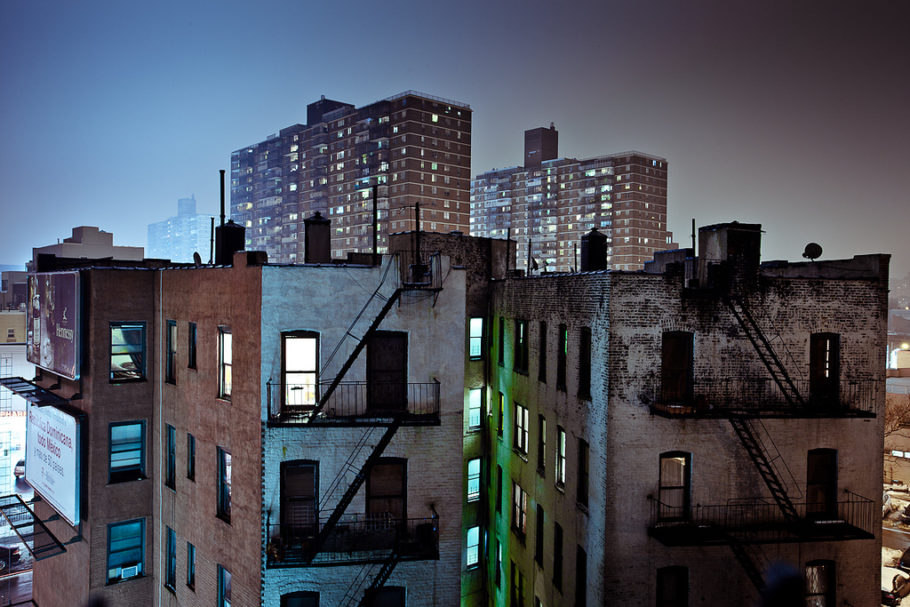
//> input picture brooklyn.jpg, 910 x 607 px
$ ./filtroespacial brooklyn.jpg   (built with g++ and OpenCV 4)
//> lines starting //> are read from the running program, lines starting //| are printed output that depends on the picture
#include <iostream>
#include <opencv2/opencv.hpp>

void printmask(cv::Mat& m);
void applyFilters(cv::Mat& frame, cv::Mat& result, const cv::Mat& mask, bool absolut);

int main(int argc, char** argv) {
  if (argc != 2) {
    std::cout << "Uso: " << argv[0] << " <caminho_para_imagem>\n";
    return -1;
  }

  cv::Mat frame = cv::imread(argv[1]);
//> frame is the input picture: 607 rows x 910 cols, CV_8UC3; mean B, G, R 90.4, 79.7, 75.7
  if (frame.empty()) {
    std::cout << "Imagem não encontrada ou não pode ser lida\n";
    return -1;
  }

  float media[] = {0.1111, 0.1111, 0.1111, 0.1111, 0.1111,
                   0.1111, 0.1111, 0.1111, 0.1111};
  float gauss[] = {0.0625, 0.125,  0.0625, 0.125, 0.25,
                   0.125,  0.0625, 0.125,  0.0625};
  float horizontal[] = {-1, 0, 1, -2, 0, 2, -1, 0, 1};
  float vertical[] = {-1, -2, -1, 0, 0, 0, 1, 2, 1};
  float laplacian[] = {0, -1, 0, -1, 4, -1, 0, -1, 0};
  float laplacianOfGaussian[] = {0.0625, 0.125,  0.0625, 0.125, 0.25,
                                 0.125,  0.0625, 0.125,  0.0625, -1, -1, -1, -1, -8, -1, -1, -1, -1};

  cv::Mat mask(3, 3, CV_32F);
  cv::Mat result, resultLoG;
  int absolut = 1;  // calcs abs of the image
  char key = 0;

  cv::namedWindow("filtroespacial", cv::WINDOW_NORMAL);
  cv::namedWindow("original", cv::WINDOW_NORMAL);

  mask = cv::Mat(3, 3, CV_32F, media);

  while (key != 27) {
    applyFilters(frame, result, mask, absolut);
//> in applyFilters, `cv::cvtColor(frame, framegray, cv::COLOR_BGR2GRAY);`:
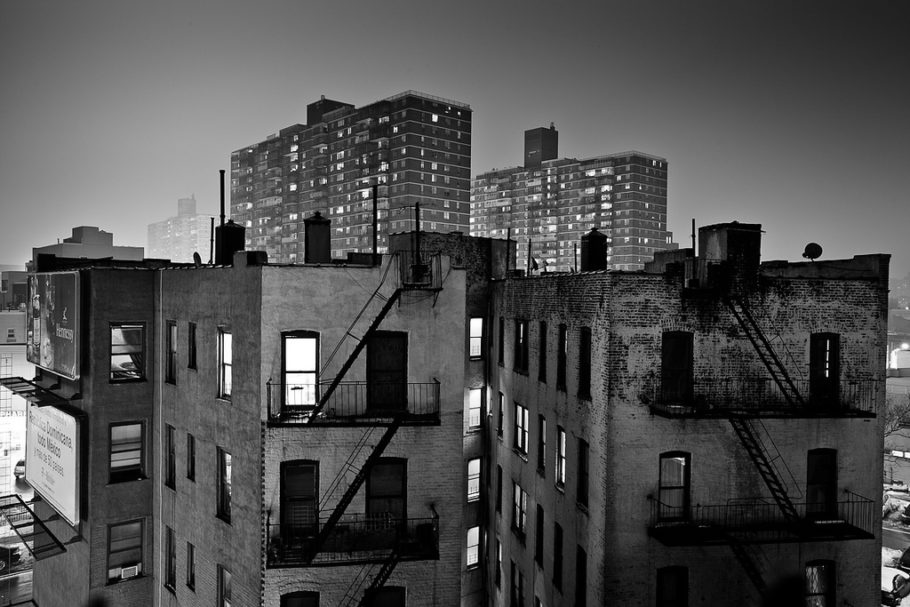
//> framegray: 607 rows x 910 cols, CV_8UC1; min 0, max 255, mean 79.7
    cv::GaussianBlur(result, resultLoG, cv::Size(3, 3), 0);
    cv::Laplacian(resultLoG, resultLoG, CV_8U, 3, 1, 0, cv::BORDER_DEFAULT);
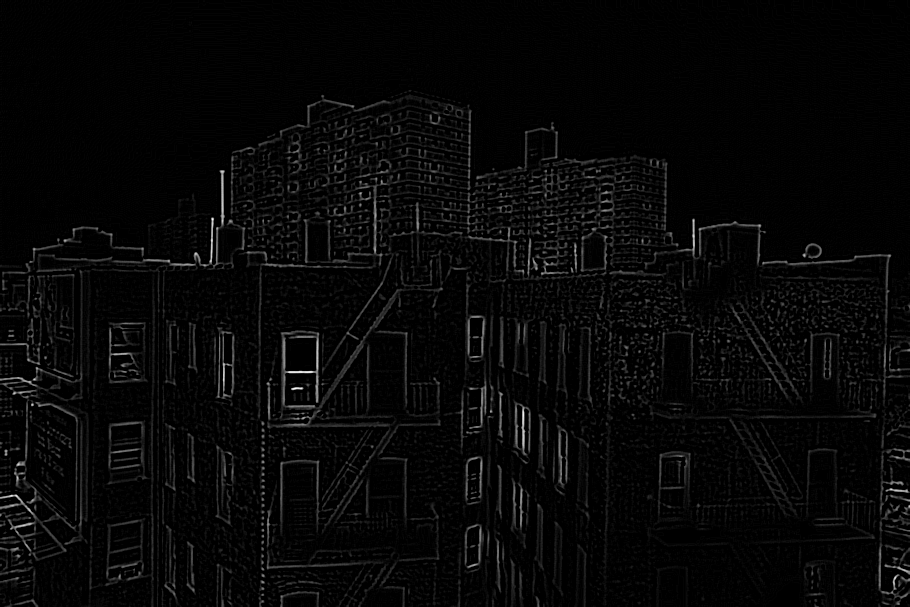
//> resultLoG: 607 rows x 910 cols, CV_8UC1; min 0, max 255, mean 7.3

    cv::imshow("original", frame);
    cv::imshow("filtroespacial", result);
    cv::imshow("laplacian_of_gaussian", resultLoG);
    cv::imwrite("original.png", frame);
    cv::imwrite("filtroespacial.png", result);
    cv::imwrite("laplacian_of_gaussian.png", resultLoG);


    key = (char)cv::waitKey(10);
//> the Esc key is pressed
    switch (key) {
      case 'a':
        absolut = !absolut;
        break;
      case 'm':
        mask = cv::Mat(3, 3, CV_32F, media);
        printmask(mask);
        break;
      case 'g':
        mask = cv::Mat(3, 3, CV_32F, gauss);
        printmask(mask);
        break;
      case 'h':
        mask = cv::Mat(3, 3, CV_32F, horizontal);
        printmask(mask);
        break;
      case 'v':
        mask = cv::Mat(3, 3, CV_32F, vertical);
        printmask(mask);
        break;
      case 'l':
        mask = cv::Mat(3, 3, CV_32F, laplacian);
        printmask(mask);
        break;
      case 'b':
        mask = cv::Mat(3, 3, CV_32F, laplacianOfGaussian);
        printmask(mask);
        break;
      default:
        break;
    }
  }

  return 0;
}

void printmask(cv::Mat& m) {
  for (int i = 0; i < m.size().height; i++) {
    for (int j = 0; j < m.size().width; j++) {
      std::cout << m.at<float>(i, j) << ",";
    }
    std::cout << "\n";
  }
}

void applyFilters(cv::Mat& frame, cv::Mat& result, const cv::Mat& mask, bool absolut) {
  cv::Mat framegray, frame32f, frameFiltered;
  cv::cvtColor(frame, framegray, cv::COLOR_BGR2GRAY);
  framegray.convertTo(frame32f, CV_32F);
  cv::filter2D(frame32f, frameFiltered, frame32f.depth(), mask, cv::Point(1, 1), 0);
  if (absolut) {
    frameFiltered = cv::abs(frameFiltered);
  }
  frameFiltered.convertTo(result, CV_8U);
}

$ run again, on filestorage_exemplo.png
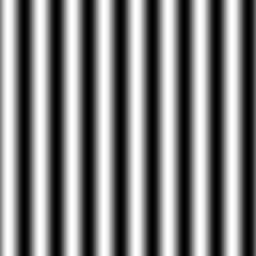
//> input picture filestorage_exemplo.png, 256 x 256 px
//> frame is the input picture: 256 rows x 256 cols, CV_8UC3; min 0, max 255, mean 127.5
//> `cv::Laplacian(resultLoG, resultLoG, CV_8U, 3, 1, 0, cv::BORDER_DEFAULT);`:
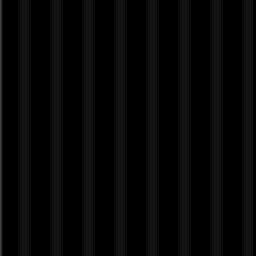
//> resultLoG: 256 rows x 256 cols, CV_8UC1; min 0, max 64, mean 6.4
